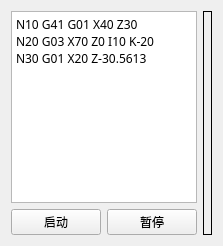
                <widget class="QWidget" name="Page_Sub_Relative_Mov">
                 <layout class="QGridLayout" name="gridLayout_6">
                  <item row="0" column="0" colspan="2">
                   <widget class="QTextBrowser" name="textBrowser">
                    <property name="maximumSize">
                     <size>
                      <width>200</width>
                      <height>16777215</height>
                     </size>
                    </property>
                    <property name="font">
                     <font>
                      <family>黑体</family>
                     </font>
                    </property>
                    <property name="html">
                     <string>&lt;!DOCTYPE HTML PUBLIC &quot;-//W3C//DTD HTML 4.0//EN&quot; &quot;http://www.w3.org/TR/REC-html40/strict.dtd&quot;&gt;
&lt;html&gt;&lt;head&gt;&lt;meta name=&quot;qrichtext&quot; content=&quot;1&quot; /&gt;&lt;style type=&quot;text/css&quot;&gt;
p, li { white-space: pre-wrap; }
&lt;/style&gt;&lt;/head&gt;&lt;body style=&quot; font-family:'黑体'; font-size:9pt; font-weight:400; font-style:normal;&quot;&gt;
&lt;p style=&quot; margin-top:0px; margin-bottom:0px; margin-left:0px; margin-right:0px; -qt-block-indent:0; text-indent:0px;&quot;&gt;&lt;span style=&quot; font-family:'SimSun';&quot;&gt;N10 G41 G01 X40 Z30&lt;/span&gt;&lt;/p&gt;
&lt;p style=&quot; margin-top:0px; margin-bottom:0px; margin-left:0px; margin-right:0px; -qt-block-indent:0; text-indent:0px;&quot;&gt;&lt;span style=&quot; font-family:'SimSun';&quot;&gt;N20 G03 X70 Z0 I10 K-20&lt;/span&gt;&lt;/p&gt;
&lt;p style=&quot; margin-top:0px; margin-bottom:0px; margin-left:0px; margin-right:0px; -qt-block-indent:0; text-indent:0px;&quot;&gt;&lt;span style=&quot; font-family:'SimSun';&quot;&gt;N30 G01 X20 Z-30.5613&lt;/span&gt;&lt;/p&gt;
&lt;p style=&quot;-qt-paragraph-type:empty; margin-top:0px; margin-bottom:0px; margin-left:0px; margin-right:0px; -qt-block-indent:0; text-indent:0px; font-family:'SimSun';&quot;&gt;&lt;br /&gt;&lt;/p&gt;&lt;/body&gt;&lt;/html&gt;</string>
                    </property>
                   </widget>
                  </item>
                  <item row="0" column="2" rowspan="2">
                   <widget class="QLabel" name="label_3">
                    <property name="frameShape">
                     <enum>QFrame::Box</enum>
                    </property>
                    <property name="text">
                     <string/>
                    </property>
                    <property name="pixmap">
                     <pixmap resource="res.qrc">:/track.JPG</pixmap>
                    </property>
                    <property name="scaledContents">
                     <bool>true</bool>
                    </property>
                   </widget>
                  </item>
                  <item row="1" column="0">
                   <widget class="QPushButton" name="pushButton_3">
                    <property name="maximumSize">
                     <size>
                      <width>90</width>
                      <height>16777215</height>
                     </size>
                    </property>
                    <property name="text">
                     <string>启动</string>
                    </property>
                   </widget>
                  </item>
                  <item row="1" column="1">
                   <widget class="QPushButton" name="pushButton_4">
                    <property name="maximumSize">
                     <size>
                      <width>90</width>
                      <height>16777215</height>
                     </size>
                    </property>
                    <property name="text">
                     <string>暂停</string>
                    </property>
                   </widget>
                  </item>
                 </layout>
                </widget>
